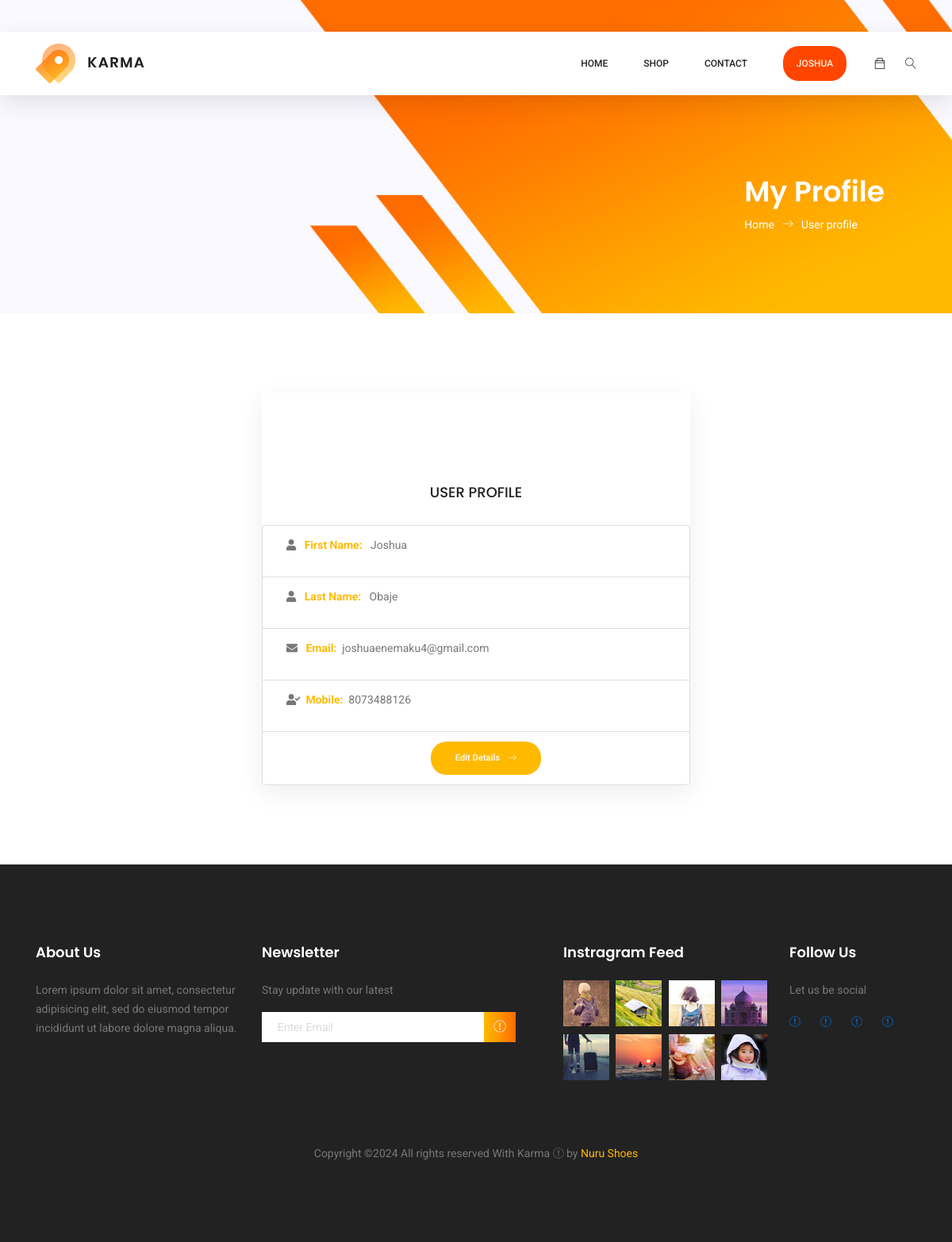
The page /profile/ (signed in) on the database its author committed.
### store/models.py (models this page shows, shortened)
class Customer(models.Model):
    user = models.OneToOneField(settings.AUTH_USER_MODEL, on_delete=models.CASCADE, null=True,blank=True)
    mobile = models.IntegerField(null=True)
    alternate_mobil_number = models.IntegerField(null=True)
    addresses = models.ManyToManyField(ShippingAddress)

### store/views.py (the view)
# urls.py: path('profile/',views.Profile.as_view(),name="profile"),
class Profile(TemplateView):
    model = Customer
    template_name = "profile.html"
    def get_queryset(self):
        return Customer.objects.filter(user=self.request.user)
    def get_context_data(self, **kwargs):
        context = super(Profile, self).get_context_data(**kwargs)
        context['users'] = self.get_queryset()
        return context

### store/templates/profile.html (shortened to what this page needs)
<!DOCTYPE html>
<html lang="zxx" class="no-js">
<head>
	{% load static %}
	<link rel="stylesheet" href="{% static 'main/css/linearicons.css' %}">
	<link rel="stylesheet" href="{% static 'main/css/owl.carousel.css' %}">
	<link rel="stylesheet" href="{% static 'main/css/themify-icons.css' %}">
	<link rel="stylesheet" href="{% static 'main/css/font-awesome.min.css' %}">
	<link rel="stylesheet" href="{% static 'main/css/nice-select.css' %}">
	<link rel="stylesheet" href="{% static 'main/css/nouislider.min.css' %}">
	<link rel="stylesheet" href="{% static 'main/css/bootstrap.css' %}">
	<link rel="stylesheet" href="{% static 'main/css/main.css' %}">
	<link rel="stylesheet" href="https://stackpath.bootstrapcdn.com/font-awesome/4.7.0/css/font-awesome.min.css">
</head>
<body>
	<header class="header_area sticky-header">
		<div class="main_menu">
			<nav class="navbar navbar-expand-lg navbar-light main_box">
				<div class="container">
					<a class="navbar-brand logo_h" href="/home/"><img src="{% static 'main/img/logo.png' %}" alt=""></a>
					<div class="collapse navbar-collapse offset" id="navbarSupportedContent">
						<ul class="nav navbar-nav menu_nav ml-auto">
							<li class="nav-item"><a class="nav-link" href="/home/">Home</a></li>
							<li class="nav-item submenu dropdown">
								<a href="#" class="nav-link dropdown-toggle" data-toggle="dropdown" role="button" aria-haspopup="true"
								 aria-expanded="false">Shop</a>
							</li>
							<li class="nav-item"><a class="nav-link" href="contact.html">Contact</a></li>
							{% if request.user.is_authenticated %}
							<li class="nav-item submenu dropdown active" style="background-color: orangered;width: 80px;border-radius: 20px 20px 20px 20px;text-align: center;">
							<a href="#" class="nav-link dropdown-toggle " data-toggle="dropdown" role="button" aria-haspopup="true" style="color: papayawhip;"
								 aria-expanded="false"><span>{{request.user.first_name}}</span></a>
							</li>
							{% else %}
							<li class="nav-item"><a class="nav-link" href="/login/">Login</a></li>
							{% endif %}
						</ul>
						<ul class="nav navbar-nav navbar-right">
							<li class="nav-item"><a href="/cart/" class="cart"><span class="ti-bag"></span></a></li>
							<li class="nav-item">
								<button class="search"><span class="lnr lnr-magnifier" id="search"></span></button>
							</li>
						</ul>
					</div>
				</div>
			</nav>
		</div>
	</header>
	<section class="banner-area organic-breadcrumb">
		<div class="container">
			<div class="breadcrumb-banner d-flex flex-wrap align-items-center justify-content-end">
				<div class="col-first">
					<h1>My Profile</h1>
					<nav class="d-flex align-items-center">
						<a href="/home/">Home<span class="lnr lnr-arrow-right"></span></a>
						<a href="/profile/">User profile</a>
					</nav>
				</div>
			</div>
		</div>
	</section>
	<section class="login_box_area section_gap">
		<div class="container">
			<div class="row justify-content-center">
				<div class="col-lg-6">
					<div class="login_form_inner">
						<h3	>User Profile</h3>
						<div>
							{% for u in users %}
							<ul class="">
								<li class="list-group-item">
									<div class="widget-content p-0">
										<div class="widget-content-wrapper">
											<div class="widget-content-left">
												<div class="row justify-content-left" style="margin-left: 10px;">
												<div class="widget-heading"><i class="fas fa-user"></i></div>
												<div class="widget-heading">&nbsp&nbsp&nbsp<b>First Name: </b></div>
												<p class="justify-content-left">&nbsp &nbsp{{u.user.first_name}}</p>
											</div>
											</div>
										</div>
									</div>
								</li>
								<li class="list-group-item">
									<div class="widget-content p-0">
										<div class="widget-content-wrapper">
											<div class="widget-content-left">
												<div class="row justify-content-left" style="margin-left: 10px;">
												<div class="widget-heading"><i class="fas fa-user"></i></div>
												<div class="widget-heading">&nbsp&nbsp&nbsp<b>Last Name: </b></div>
												<p class="justify-content-left">&nbsp &nbsp{{u.user.last_name}}</p>
											</div>
											</div>
										</div>
									</div>
								</li>
								<li class="list-group-item">
									<div class="widget-content p-0">
										<div class="widget-content-wrapper">
											<div class="widget-content-left">
												<div class="row justify-content-left" style="margin-left: 10px;">
												<div class="widget-heading"><i class="fas fa-envelope"></i></div>
												<div class="widget-heading">&nbsp&nbsp<b> Email: </b></div>
												<p>&nbsp&nbsp{{u.user.email}}</p>
											</div>
											</div>
										</div>
									</div>
								</li>
								<li class="list-group-item">
									<div class="widget-content p-0">
										<div class="widget-content-wrapper">
											<div class="widget-content-left align-self-center">
												<div class="row justify-content-left" style="margin-left: 10px;">
												<div class="widget-heading"><i class="fas fa-user-check"></i></div>
												<div class="widget-heading">&nbsp&nbsp<b>Mobile: </b></div>
												<p>&nbsp&nbsp{{u.mobile}}</p>
											</div>
											</div>
										</div>
									</div>
								</li>
								<li class="list-group-item">
									<div class="widget-content p-0">
										<div class="widget-content-wrapper">
											<div class="widget-content-left">
												<div id="project1" class="row justify-content-center" style="margin-left: 10px;">
												<a href="/profile/editprofile/" class="genric-btn primary circle arrow">Edit Details<span class="lnr lnr-arrow-right"></span></a>
												</div>
											</div>
										</div>
									</div>
								</li>
							</ul>
							{% endfor %}
						</div>
						</div>
					</div>
				</div>
			</div>
	</section>
	<footer class="footer-area section_gap">
		<div class="container">
			<div class="row">
				<div class="col-lg-3  col-md-6 col-sm-6">
					<div class="single-footer-widget">
						<h6>About Us</h6>
						<p>
							Lorem ipsum dolor sit amet, consectetur adipisicing elit, sed do eiusmod tempor incididunt ut labore dolore
							magna aliqua.
						</p>
					</div>
				</div>
				<div class="col-lg-4  col-md-6 col-sm-6">
					<div class="single-footer-widget">
						<h6>Newsletter</h6>
						<p>Stay update with our latest</p>
						<div class="" id="mc_embed_signup">
							<form target="_blank" novalidate="true" action="https://spondonit.us12.list-manage.com/subscribe/post?u=1462626880ade1ac87bd9c93a&amp;id=92a4423d01"
							 method="get" class="form-inline">
								<div class="d-flex flex-row">
									<input class="form-control" name="EMAIL" placeholder="Enter Email" onfocus="this.placeholder = ''" onblur="this.placeholder = 'Enter Email '"
									 required="" type="email">
									<button class="click-btn btn btn-default"><i class="fa fa-long-arrow-right" aria-hidden="true"></i></button>
								</div>
							</form>
						</div>
					</div>
				</div>
				<div class="col-lg-3  col-md-6 col-sm-6">
					<div class="single-footer-widget mail-chimp">
						<h6 class="mb-20">Instragram Feed</h6>
						<ul class="instafeed d-flex flex-wrap">
							<li><img src="{% static 'main/img/i1.jpg' %}" alt=""></li>
							<li><img src="{% static 'main/img/i2.jpg' %}" alt=""></li>
							<li><img src="{% static 'main/img/i3.jpg' %}" alt=""></li>
							<li><img src="{% static 'main/img/i4.jpg' %}" alt=""></li>
							<li><img src="{% static 'main/img/i5.jpg' %}" alt=""></li>
							<li><img src="{% static 'main/img/i6.jpg' %}" alt=""></li>
							<li><img src="{% static 'main/img/i7.jpg' %}" alt=""></li>
							<li><img src="{% static 'main/img/i8.jpg' %}" alt=""></li>
						</ul>
					</div>
				</div>
				<div class="col-lg-2 col-md-6 col-sm-6">
					<div class="single-footer-widget">
						<h6>Follow Us</h6>
						<p>Let us be social</p>
						<div class="footer-social d-flex align-items-center">
							<a href="#"><i class="fa fa-facebook"></i></a>
							<a href="#"><i class="fa fa-twitter"></i></a>
							<a href="#"><i class="fa fa-dribbble"></i></a>
							<a href="#"><i class="fa fa-behance"></i></a>
						</div>
					</div>
				</div>
			</div>
			<div class="footer-bottom d-flex justify-content-center align-items-center flex-wrap">
				<p class="footer-text m-0">
Copyright &copy;<script>document.write(new Date().getFullYear());</script> All rights reserved With Karma <i class="fa fa-heart-o" aria-hidden="true"></i> by <a href="https://colorlib.com" target="_blank">Nuru Shoes</a>
</p>
			</div>
		</div>
	</footer>
</body>
</html>

### store/templates/profile.html (style rules this page uses)
#project1 { color: white; }

### rows shown on the page
Customer: user.first_name "Joshua", user.last_name "Obaje", user.email "joshuaenemaku4@gmail.com", mobile "8073488126"

### other values the page prints
{{ request.user.first_name }} "JOSHUA"
